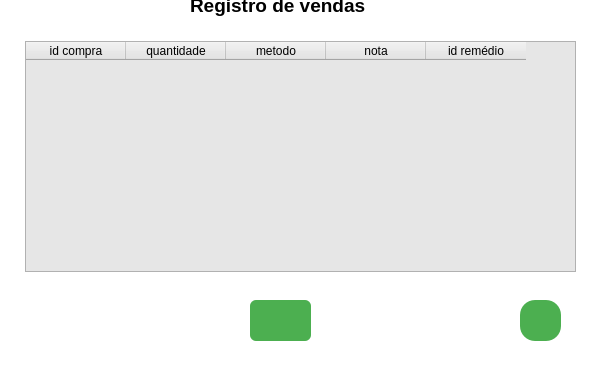
<?xml version="1.0" encoding="UTF-8"?>
<ui version="4.0">
 <class>MainWindow</class>
 <widget class="QMainWindow" name="MainWindow">
  <property name="geometry">
   <rect>
    <x>0</x>
    <y>0</y>
    <width>600</width>
    <height>390</height>
   </rect>
  </property>
  <property name="windowTitle">
   <string>MainWindow</string>
  </property>
  <property name="styleSheet">
   <string notr="true">background-color: rgb(255, 255, 255);</string>
  </property>
  <widget class="QWidget" name="centralwidget">
   <widget class="QPushButton" name="bt_recarregar">
    <property name="geometry">
     <rect>
      <x>250</x>
      <y>300</y>
      <width>61</width>
      <height>41</height>
     </rect>
    </property>
    <property name="styleSheet">
     <string notr="true">QPushButton{
padding: 5px 3px;
background-color: #4CAF50;
border-radius: 6px;
}


QPushButton:hover{
background-color: green;
}



QPushButton:pressed{
  background-color: #3e8e41;
}

</string>
    </property>
    <property name="text">
     <string/>
    </property>
    <property name="icon">
     <iconset>
      <normaloff>icons/refresh.png</normaloff>icons/refresh.png</iconset>
    </property>
    <property name="iconSize">
     <size>
      <width>30</width>
      <height>30</height>
     </size>
    </property>
   </widget>
   <widget class="QLabel" name="label">
    <property name="geometry">
     <rect>
      <x>190</x>
      <y>-10</y>
      <width>221</width>
      <height>31</height>
     </rect>
    </property>
    <property name="font">
     <font>
      <pointsize>14</pointsize>
      <weight>75</weight>
      <bold>true</bold>
     </font>
    </property>
    <property name="text">
     <string>Registro de vendas</string>
    </property>
   </widget>
   <widget class="QTableWidget" name="tableWidget">
    <property name="geometry">
     <rect>
      <x>25</x>
      <y>41</y>
      <width>551</width>
      <height>231</height>
     </rect>
    </property>
    <property name="styleSheet">
     <string notr="true">
background-color: rgb(230, 230, 230);
</string>
    </property>
    <column>
     <property name="text">
      <string>id compra</string>
     </property>
    </column>
    <column>
     <property name="text">
      <string>quantidade</string>
     </property>
    </column>
    <column>
     <property name="text">
      <string>metodo</string>
     </property>
    </column>
    <column>
     <property name="text">
      <string>nota</string>
     </property>
    </column>
    <column>
     <property name="text">
      <string>id remédio</string>
     </property>
    </column>
   </widget>
   <widget class="QPushButton" name="bt_voltar">
    <property name="geometry">
     <rect>
      <x>520</x>
      <y>300</y>
      <width>41</width>
      <height>41</height>
     </rect>
    </property>
    <property name="styleSheet">
     <string notr="true">
QPushButton{
padding: 5px 3px;
background-color: #4CAF50;
border-radius: 15px;
}


QPushButton:hover{
background-color: green;
}



QPushButton:pressed{
  background-color: #3e8e41;
}

</string>
    </property>
    <property name="text">
     <string/>
    </property>
    <property name="icon">
     <iconset>
      <normaloff>icons/sair.png</normaloff>icons/sair.png</iconset>
    </property>
    <property name="iconSize">
     <size>
      <width>30</width>
      <height>30</height>
     </size>
    </property>
   </widget>
  </widget>
  <widget class="QMenuBar" name="menubar">
   <property name="geometry">
    <rect>
     <x>0</x>
     <y>0</y>
     <width>600</width>
     <height>18</height>
    </rect>
   </property>
  </widget>
  <widget class="QStatusBar" name="statusbar"/>
 </widget>
 <resources/>
 <connections/>
</ui>
